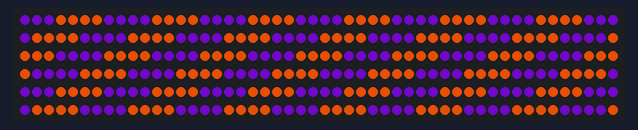
Recording of a program running on a simulated Raspberry Pi (BCM pin numbers). Shown: 300 RGB LEDs in strip order, left to right, continuing on the next row. Dim RGB values are drawn brighter than linear.

Above: at 0.1 s.
At 3.1 s:
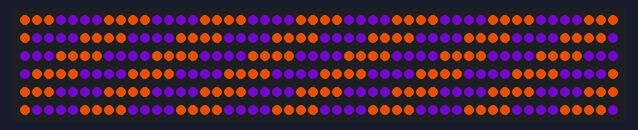
At 39.4 s:
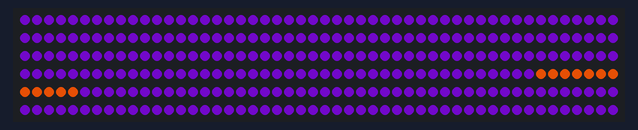

The program:

halloween.py
```python
import time
import board
import neopixel


pixel_pin = board.D18
num_pixels = 300
ORDER = neopixel.GRB
lengthOfTime = 5

wait = 1.0
width = 4
white = (255,255,255)
orange = (177,61,4)
purple = (59,4,105)
color = purple

pixels = neopixel.NeoPixel(pixel_pin, num_pixels, brightness=1.0, auto_write=False, pixel_order=ORDER)


def alternativePattern(lengthOfTime, color):
    seconds = 0
    while((lengthOfTime - seconds) != 0):
        count = 0
        for pos in range(num_pixels):
            count = (count + 1) % width
            if(count == 0):
                if(color == purple):
                    color = orange
                else:
                    color = purple
            pixels[pos] = color
        pixels.show()
        time.sleep(wait)
        seconds+=1

def swapColor(color):
    if(color == purple):
        return orange
    else:
        return purple

def raftPattern(maxCycle, color):
    background = color
    color = swapColor(color)
    raft = color
    raftSize = width *3
    position = 0
    cycle = 0
    while((maxCycle - cycle) != 0):
        for pos in range(num_pixels):
            pixels[pos] = background
        for pos in  range(raftSize):
            if(position == 300):
                cycle += 1
            position = (position + 1) % num_pixels
            pixels[position] = raft
        pixels.show()
        time.sleep(wait/2)
while(True):
    alternativePattern(lengthOfTime, color)
    raftPattern(lengthOfTime, color)
```

Measured:
- what the display in image 1 shows lasts 1.0 s, from 3.1 s to 4.1 s
